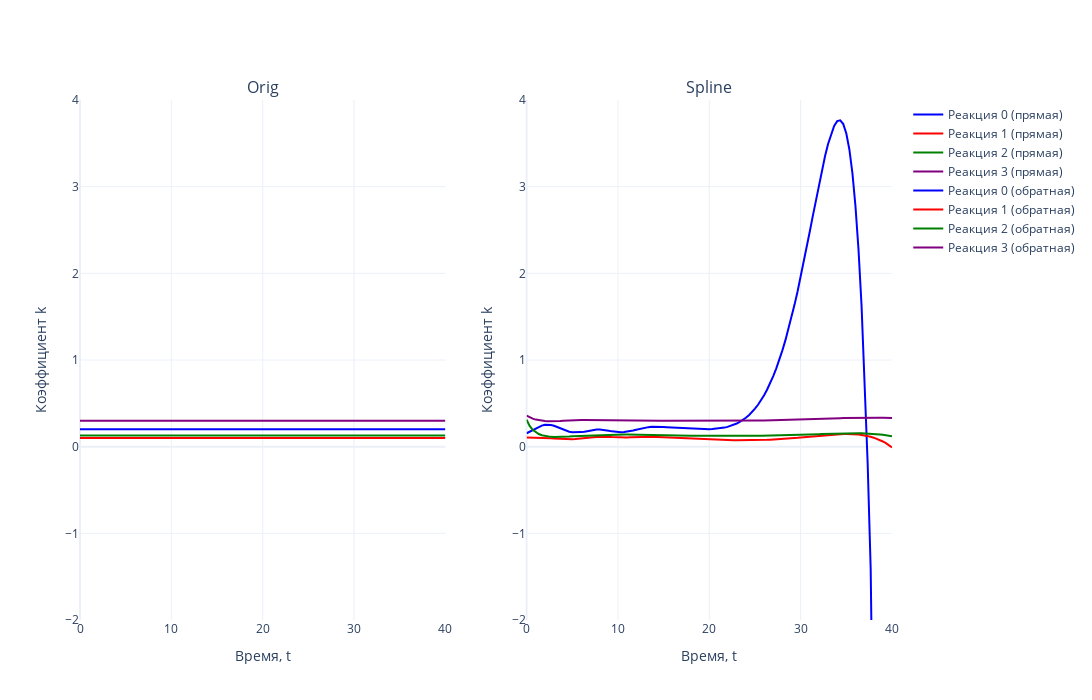

Notebook code for this chart:
### Markdown cell above
## Генерация k в ходе обратной задачи

### Code cell
# Задаем цвета (4 цвета для реакций)
colors = ['blue', 'red', 'green', 'purple']

# Создаем два подграфика (2 столбца, 1 строка)
fig = make_subplots(rows=1, cols=2, subplot_titles=['Orig', 'Spline'])

# Первый график (прямая задача)
for i in range(N_REACTION):  
    fig.add_trace(go.Scatter(
        x=tsteps, 
        y=K_TRUE[i, :], 
        mode='lines', 
        name=f'Реакция {i} (прямая)',
        line=dict(color=colors[i % len(colors)])  # Применяем цвета циклично
    ), row=1, col=1)

# Второй график (обратная задача)
for i in range(N_REACTION):  
    fig.add_trace(go.Scatter(
        x=tsteps, 
        y=k_spline_NM[i, :], 
        mode='lines', 
        name=f'Реакция {i} (обратная)',
        line=dict(color=colors[i % len(colors)])  # Применяем цвета циклично
    ), row=1, col=2)

# Настройки общего макета
fig.update_layout(
    template='plotly_white',
    width=1400,  # Общая ширина холста
    height=700,  # Высота холста
    showlegend=True
)

# Ограничение оси Y
fig.update_yaxes(range=[-2, 4], title_text='Коэффициент k', row=1, col=1)
fig.update_yaxes(range=[-2, 4], title_text='Коэффициент k', row=1, col=2)

# Подписи оси X
fig.update_xaxes(title_text='Время, t', row=1, col=1)
fig.update_xaxes(title_text='Время, t', row=1, col=2)

# Отображение графика
fig.show()
